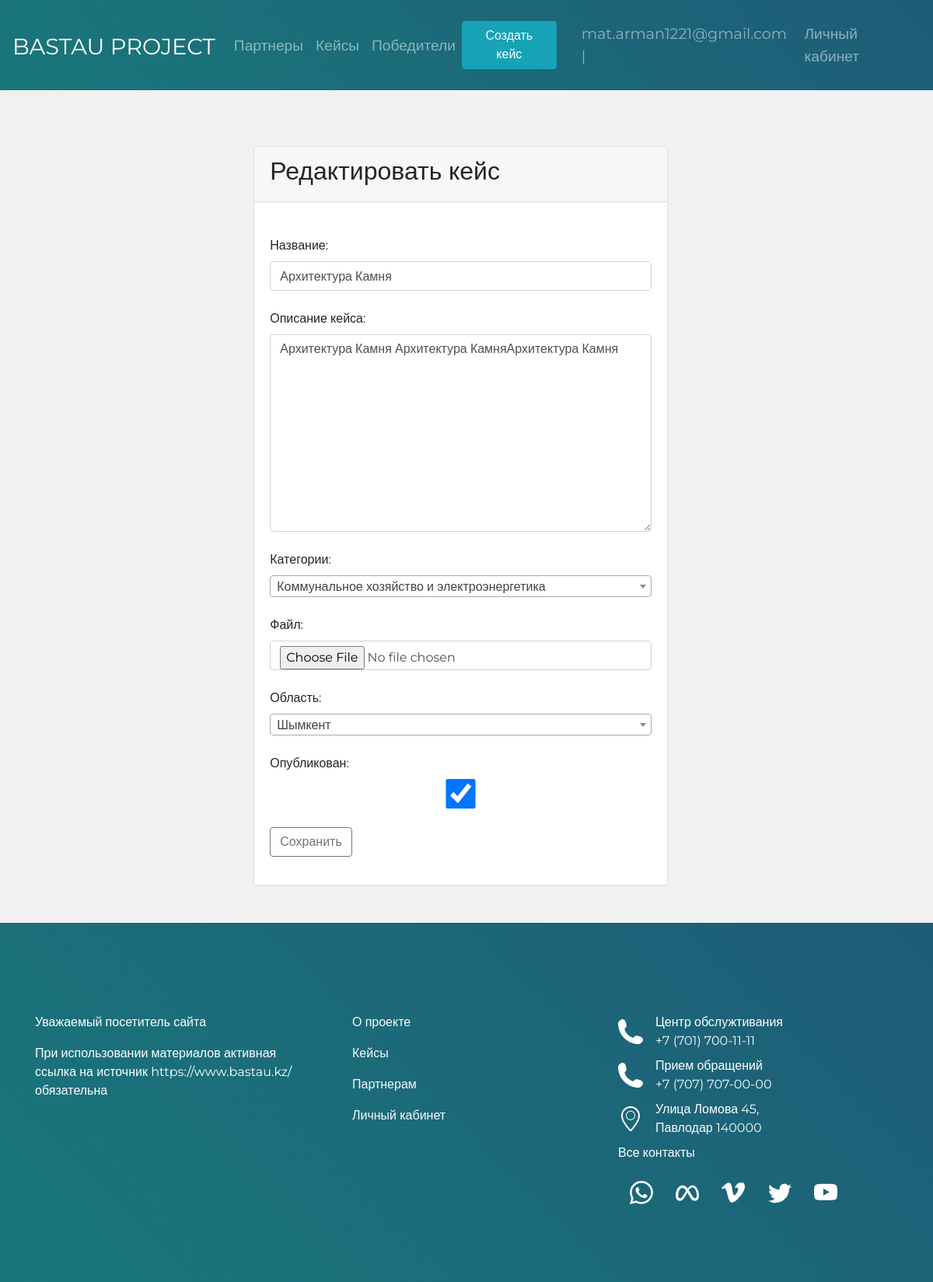
The app's page /mycases/edit/23 (signed in) with its own data.
### BastauApp/models.py (models this page shows, shortened)
class User(AbstractBaseUser, PermissionsMixin):
    email = models.EmailField(db_index=True, unique=True, max_length=254, verbose_name='Почта')
    phone = models.CharField(max_length=20, help_text='Номер телефона', verbose_name='Телефон')
    is_staff = models.BooleanField(default=True)
    is_active = models.BooleanField(default=True)
    is_superuser = models.BooleanField(default=False)
    is_student = models.BooleanField(default=False)
    is_partner = models.BooleanField(default=False)
    objects = CustomUserManager()
    REQUIRED_FIELDS = ["phone"]
    USERNAME_FIELD = 'email'
    class Meta:
        verbose_name = "Пользователь"
        verbose_name_plural = "Пользователи"

class Case(models.Model):
    title = models.CharField(max_length=200, verbose_name='Название')
    description = models.TextField(verbose_name='Описание кейса')
    date_of_create = models.DateTimeField(auto_now=True, verbose_name='Дата создания')
    date_of_edit = models.DateTimeField(auto_now_add=True, verbose_name='Дата последней редакции')
    date_of_close = models.DateTimeField(verbose_name='Дата закрытия')
    category = models.ForeignKey(Category, on_delete=models.CASCADE, verbose_name='Категории')
    file = models.FileField(verbose_name='Файл', upload_to="file",blank=True)
    region = models.CharField(max_length=50, choices=REGIONS, default=REGIONS[0],verbose_name='Область')
    user_id = models.ForeignKey(Partner, on_delete=models.CASCADE, related_name='partners', verbose_name='Организации')
    is_published = models.BooleanField(default=True, verbose_name='Опубликован')
    tags = TaggableManager()
    class Meta:
        verbose_name = "Кейс"
        verbose_name_plural = "Кейсы"

### BastauApp/views.py (the view)
# urls.py: path('mycases/edit/<int:pk>', views.case_update.as_view(), name='case_update'),
class case_update(CaseCreateUpdateDeletePermissionMixin, UpdateView):
    model = Case
    fields = ['title', 'description', 'category', 'file', 'region', 'is_published', 'tags']
    success_url = "/mycases"
    template_name = 'updatecase.html'
    extra_context = {'menu': menu}

### BastauApp/models.py (called while the page is built)
    def __str__(self):
        return self.title

### BastauApp/permissions.py (called while the page is built)
    def has_permissions(self):
        return self.get_object().user_id.user == self.request.user

    def dispatch(self, request, *args, **kwargs):
        if not self.has_permissions():
            raise Http404()
        return super().dispatch(request, *args, **kwargs)

### BastauApp/templates/updatecase.html (shortened to what this page needs)
{% extends 'base.html' %}
{% block content %}
{% load widget_tweaks %}
<section>
  <div class="container pt-4">
    <div class="row ">
      <div class="col-md-6 mx-auto">
        <div class="card my-5">
          <div class="card-header text-black ">
            <h2>Редактировать кейс</h2>
          </div>
              <div class="card-body">
                  <form action="" method="POST" novalidate enctype="multipart/form-data">
                       {% for field in form %}
                         <div class="form-group mt-4">
                             {{ field.label_tag }}
                                {% render_field field class="form-control" %}
                       {% endfor %}
                           <input type="submit" value="Сохранить" class="mt-4 btn btn-outline-secondary">
                  </form>
               </div>
              </div>
          </div>
        </div>
      </div>
  </div>
{% endblock %}

### BastauApp/templates/base.html (shortened to what this page needs)
{% load static %}
<!DOCTYPE html>
<html lang="en">
  <head>
    <link type="text/css" href="{% static 'css/style.css' %}" rel="stylesheet" />
    <link type="text/css" href="{% static 'css/zero.css' %}" rel="stylesheet" />
    <link rel="stylesheet" href="https://cdnjs.cloudflare.com/ajax/libs/twitter-bootstrap/4.6.1/css/bootstrap.min.css">
  <link type="text/css" href="{% static 'select2/select2.css' %}" rel="stylesheet" />
    <link rel="stylesheet" href="https://cdn.jsdelivr.net/npm/bootstrap-icons@1.8.3/font/bootstrap-icons.css">
  </head>
  <body>
    <header class="header">
      <nav class="navbar navbar-expand-lg navbar-dark">
        {% block mainmenu %}
        <nav class="nav-item header-bastau align-middle"> <a href="{% url 'index' %}" class="navbar-brand">BASTAU PROJECT</a>
        </nav>
          <div class="collapse navbar-collapse" id="navbarTogglerDemo01">
            <ul class="navbar-nav mr-auto mt-2 mt-lg-0">
              {% for item in menu %}
              {% if not forloop.last %}
              <li class="nav-item "><a href="{% url item.url_name %}" class="nav-link">{{item.title}}</a></li>
              {% else %}
              <li class="nav-item"><a href="{% url item.url_name %}" class="nav-link">{{item.title}}</a></li>
              {% endif%}
            {% endfor %}
            </ul>
            <ul class="navbar-nav d-flex align-items-center mt-lg-0">
            {% if request.user.is_authenticated %}
                {% if request.user.is_student %}
                <li class="nav-item nav-link"> {{user.email}} </li>
                <li class="nav-item"><a href="{% url 'personal' user.id %}"  class="nav-link">Личный кабинет</a></li>
                {% elif request.user.is_partner %}
              <li class=""><a href="{% url 'createcase' %}"><button type="submit" class="btn btn-info mr-4" >Создать кейс</button></a></li>
                <li class="nav-item nav-link"> {{user.email}} | </li>
                <li class="nav-item"><a href="{% url 'personal_partner' user.id %}"  class="nav-link">Личный кабинет</a></li>
                {%endif%}
            {% else %}
            <li class="nav-item "><a href="{% url 'register' %}"  class="nav-link text-white">Регистрация</a></li>
              <li class="nav-item"><a href="{% url 'login'%}"  class="nav-link">Войти</a></li>
            {% endif %}
            </ul>
          </div>
      </nav>
        {% endblock mainmenu %}
    </header>
    <div class="main-content">
      {% block content %}
      {% endblock %}
    <footer class="footer">
      <div class="container d-flex justify-content-center">
        <div class="row">
        <div class="footer__item col-lg-4 align-items-center mt-3">
          <div class="mb-3">Уважаемый посетитель сайта</div>
          <p>При использовании материалов активная ссылка на источник https://www.bastau.kz/ обязательна</p>
        </div>
        <div class="footer__item d-flex justify-content-start flex-column col-lg-4 mt-3 pl-5">
          <a href="{% url 'about' %}" class="text-light mb-3">
            О проекте
          </a>
          <a href="{% url 'showcases' %}" class="text-light mb-3">
            Кейсы
          </a>
          <a href="{% url 'partners' %}" class="text-light mb-3">
            Партнерам
          </a>
          {% if request.user.is_student %}
          <a href="{% url 'personal' user.id %}"  class="text-light">Личный кабинет</a>
          {% elif request.user.is_partner %}
          <a href="{% url 'personal_partner' user.id %}" class="text-light mb-3">Личный кабинет</a>
            {% endif %}
        </div>
        <div class="footer__item col-lg-4 mt-3">
          <div class="d-flex justify-content-start align-items-center mb-2">
            <img class="mr-3" src="{% static '/img_register/phone.svg' %}" alt="">
            <div>
              <span class="ma-0 pa-0">Центр обслужтивания</span> <br/>
              <a href="" class="text-light">+7 (701) 700-11-11</a>
            </div>
          </div>
          <div class="d-flex justify-content-start align-items-center mb-2">
            <img class="mr-3" src="{% static '/img_register/phone.svg' %}" alt="">
            <div>
              <span>Прием обращений</span><br/>
              <a href="" class="text-light">+7 (707) 707-00-00</a>
            </div>
          </div>
          <div class="d-flex justify-content-start align-items-center mb-2">
            <img class="mr-3" src="{% static '/img_register/location.svg' %}" alt="">
            <div>
              <span>Улица Ломова 45,</span><br/>
              <a href="" class="text-light">Павлодар 140000</a>
            </div>
          </div>
          <span>Все контакты</span>
          <div class="d-flex justify-content-around mt-4  mr-5">
          </div>
        </div>
        </div>
      </div>
    </footer>
  </body>
</html>

### BastauApp/static/css/style.css (style rules this page uses)
* { font-family: 'Montserrat', sans-serif; }
body { background-color: #f1f1f1 !important; height: 100%; }
html { height: 100%; }
.container { max-width: 1170px; margin: 0 auto; height: 100%; }
.header { display: flex; flex-direction: column; justify-content: space-between; width: 100%; background: -webkit-linear-gradient(45deg, rgb(25, 119, 123), rgb(30, 92, 119)); background: -moz-linear-gradient(45deg, rgb(25, 119, 123), rgb(30, 92, 119)); background: linear-gradient(45deg, rgb(25, 119, 123), rgb(30, 92, 119)); }
.navbar { display: flex; align-items: center; width: 100%; height: 100%; background: -webkit-linear-gradient(45deg, rgb(25, 119, 123), rgb(30, 92, 119)); background: -moz-linear-gradient(45deg, rgb(25, 119, 123), rgb(30, 92, 119)); background: linear-gradient(45deg, rgb(25, 119, 123), rgb(30, 92, 119)); }
.navbar-brand { font-size: 1.8rem!important; margin-right: 20px; }
.nav-link { font-size: 1.2rem; }
.main-content { min-height: calc(80vh - 64px); }
body { position: relative; }
.footer { width: 100%; background: linear-gradient(45deg, rgb(25, 119, 123), rgb(30, 92, 119));; padding-top: 100px; padding-bottom: 100px; color: #fff; display: flex; justify-content: space-between; }
.footer__item { width: 30%; }
.d-flex { display: flex; justify-content: space-between; }
.card { border-radius: 50px; }
.row { margin-right:0 !important; }
.header-bastau a { height: 100px; padding-top: 30px; }

### BastauApp/static/css/zero.css (style rules this page uses)
*, *::before, *::after { box-sizing: border-box; }
ul[class], ol[class] { padding: 0; }
body, h1, h2, h3, h4, p, ul[class], ol[class], li, figure, figcaption, blockquote, dl, dd { margin: 0; }
body { background-color: #f1f1f1; }
ul[class], ol[class] { list-style: none; }
a:not([class]) { text-decoration-skip-ink: auto; }
img { max-width: 100%; display: block; }
input, button, textarea, select { font: inherit; }
a { color:rgb(47, 148, 136) ; text-decoration: none; }
a:after { text-decoration: none; }

### records on screen
User: email "mat.arman1221@gmail.com"
Case: title "Архитектура Камня" "Архитектура Камня Архитектура КамняАрхитектура Камня" "☑"

### other values on screen
{{ item.title }} "Партнеры" "Кейсы"
{{ item.title }} "Победители"
{{ field.label_tag }} "Название:" "Описание кейса:" "Категории:" "Файл:" "Область:" "Опубликован:"
